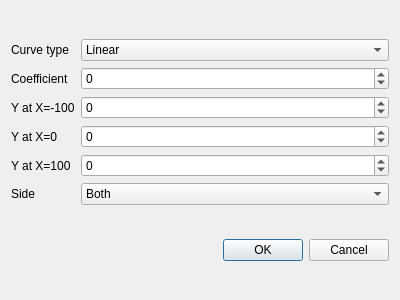
<?xml version="1.0" encoding="UTF-8"?>
<ui version="4.0">
 <class>Dialog</class>
 <widget class="QDialog" name="Dialog">
  <property name="geometry">
   <rect>
    <x>0</x>
    <y>0</y>
    <width>400</width>
    <height>300</height>
   </rect>
  </property>
  <property name="windowTitle">
   <string>Dialog</string>
  </property>
  <layout class="QVBoxLayout" name="verticalLayout">
   <item>
    <layout class="QGridLayout" name="gridLayout_2">
     <item row="0" column="0">
      <widget class="QLabel" name="ca_ctype_label_2">
       <property name="text">
        <string>Curve type</string>
       </property>
      </widget>
     </item>
     <item row="1" column="1">
      <widget class="QSpinBox" name="ca_coeff_SB_2">
       <property name="sizePolicy">
        <sizepolicy hsizetype="MinimumExpanding" vsizetype="Fixed">
         <horstretch>0</horstretch>
         <verstretch>0</verstretch>
        </sizepolicy>
       </property>
       <property name="minimum">
        <number>-100</number>
       </property>
       <property name="maximum">
        <number>100</number>
       </property>
      </widget>
     </item>
     <item row="1" column="0">
      <widget class="QLabel" name="ca_coeff_label_2">
       <property name="text">
        <string>Coefficient</string>
       </property>
      </widget>
     </item>
     <item row="5" column="1">
      <widget class="QComboBox" name="ca_side_CB_2">
       <item>
        <property name="text">
         <string>Both</string>
        </property>
       </item>
       <item>
        <property name="text">
         <string>x&gt;0</string>
        </property>
       </item>
       <item>
        <property name="text">
         <string>x&lt;0</string>
        </property>
       </item>
      </widget>
     </item>
     <item row="3" column="0">
      <widget class="QLabel" name="ca_ymid_label_2">
       <property name="text">
        <string>Y at X=0</string>
       </property>
      </widget>
     </item>
     <item row="4" column="1">
      <widget class="QSpinBox" name="ca_ymax_SB_2">
       <property name="sizePolicy">
        <sizepolicy hsizetype="MinimumExpanding" vsizetype="Fixed">
         <horstretch>0</horstretch>
         <verstretch>0</verstretch>
        </sizepolicy>
       </property>
       <property name="minimum">
        <number>-100</number>
       </property>
       <property name="maximum">
        <number>100</number>
       </property>
      </widget>
     </item>
     <item row="3" column="1">
      <widget class="QSpinBox" name="ca_ymid_SB_2">
       <property name="sizePolicy">
        <sizepolicy hsizetype="MinimumExpanding" vsizetype="Fixed">
         <horstretch>0</horstretch>
         <verstretch>0</verstretch>
        </sizepolicy>
       </property>
       <property name="minimum">
        <number>-100</number>
       </property>
       <property name="maximum">
        <number>100</number>
       </property>
      </widget>
     </item>
     <item row="5" column="0">
      <widget class="QLabel" name="ca_side_label_2">
       <property name="text">
        <string>Side</string>
       </property>
      </widget>
     </item>
     <item row="2" column="0">
      <widget class="QLabel" name="ca_ymin_label_2">
       <property name="text">
        <string>Y at X=-100</string>
       </property>
      </widget>
     </item>
     <item row="2" column="1">
      <widget class="QSpinBox" name="ca_ymin_SB_2">
       <property name="sizePolicy">
        <sizepolicy hsizetype="MinimumExpanding" vsizetype="Fixed">
         <horstretch>0</horstretch>
         <verstretch>0</verstretch>
        </sizepolicy>
       </property>
       <property name="minimum">
        <number>-100</number>
       </property>
       <property name="maximum">
        <number>100</number>
       </property>
      </widget>
     </item>
     <item row="4" column="0">
      <widget class="QLabel" name="ca_ymax_label_2">
       <property name="text">
        <string>Y at X=100</string>
       </property>
      </widget>
     </item>
     <item row="0" column="1">
      <widget class="QComboBox" name="ca_ctype_CB_2">
       <item>
        <property name="text">
         <string>Linear</string>
        </property>
       </item>
       <item>
        <property name="text">
         <string>Single Expo</string>
        </property>
       </item>
       <item>
        <property name="text">
         <string>Symmetrical f(x)=-f(-x)</string>
        </property>
       </item>
       <item>
        <property name="text">
         <string>Symmetrical f(x)=f(-x)</string>
        </property>
       </item>
      </widget>
     </item>
    </layout>
   </item>
   <item>
    <widget class="QDialogButtonBox" name="buttonBox">
     <property name="orientation">
      <enum>Qt::Horizontal</enum>
     </property>
     <property name="standardButtons">
      <set>QDialogButtonBox::Cancel|QDialogButtonBox::Ok</set>
     </property>
    </widget>
   </item>
  </layout>
 </widget>
 <resources/>
 <connections>
  <connection>
   <sender>buttonBox</sender>
   <signal>accepted()</signal>
   <receiver>Dialog</receiver>
   <slot>accept()</slot>
   <hints>
    <hint type="sourcelabel">
     <x>248</x>
     <y>254</y>
    </hint>
    <hint type="destinationlabel">
     <x>157</x>
     <y>274</y>
    </hint>
   </hints>
  </connection>
  <connection>
   <sender>buttonBox</sender>
   <signal>rejected()</signal>
   <receiver>Dialog</receiver>
   <slot>reject()</slot>
   <hints>
    <hint type="sourcelabel">
     <x>316</x>
     <y>260</y>
    </hint>
    <hint type="destinationlabel">
     <x>286</x>
     <y>274</y>
    </hint>
   </hints>
  </connection>
 </connections>
</ui>
